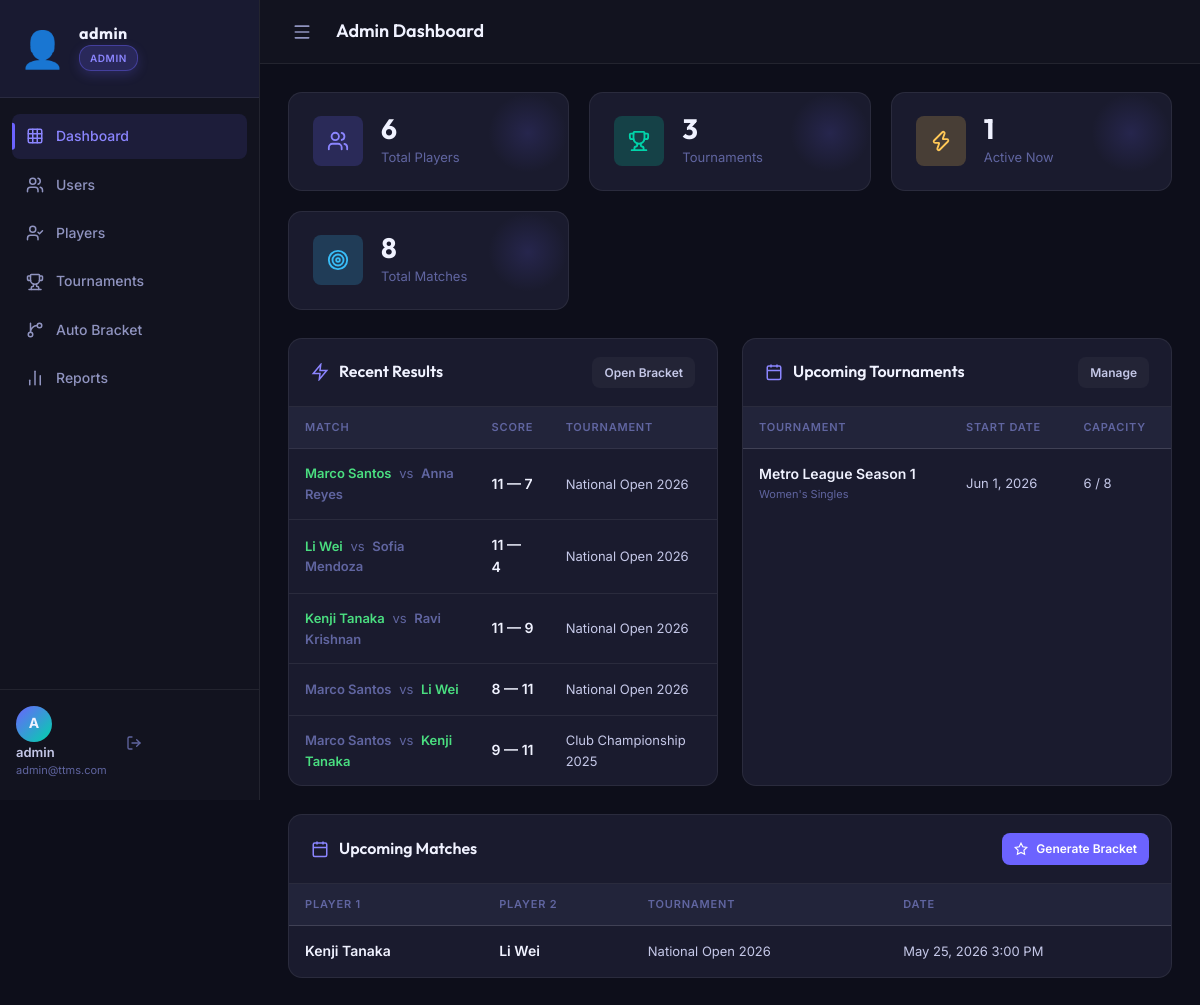
/admin/index.php (signed in), run on an earlier commit of the app's database.
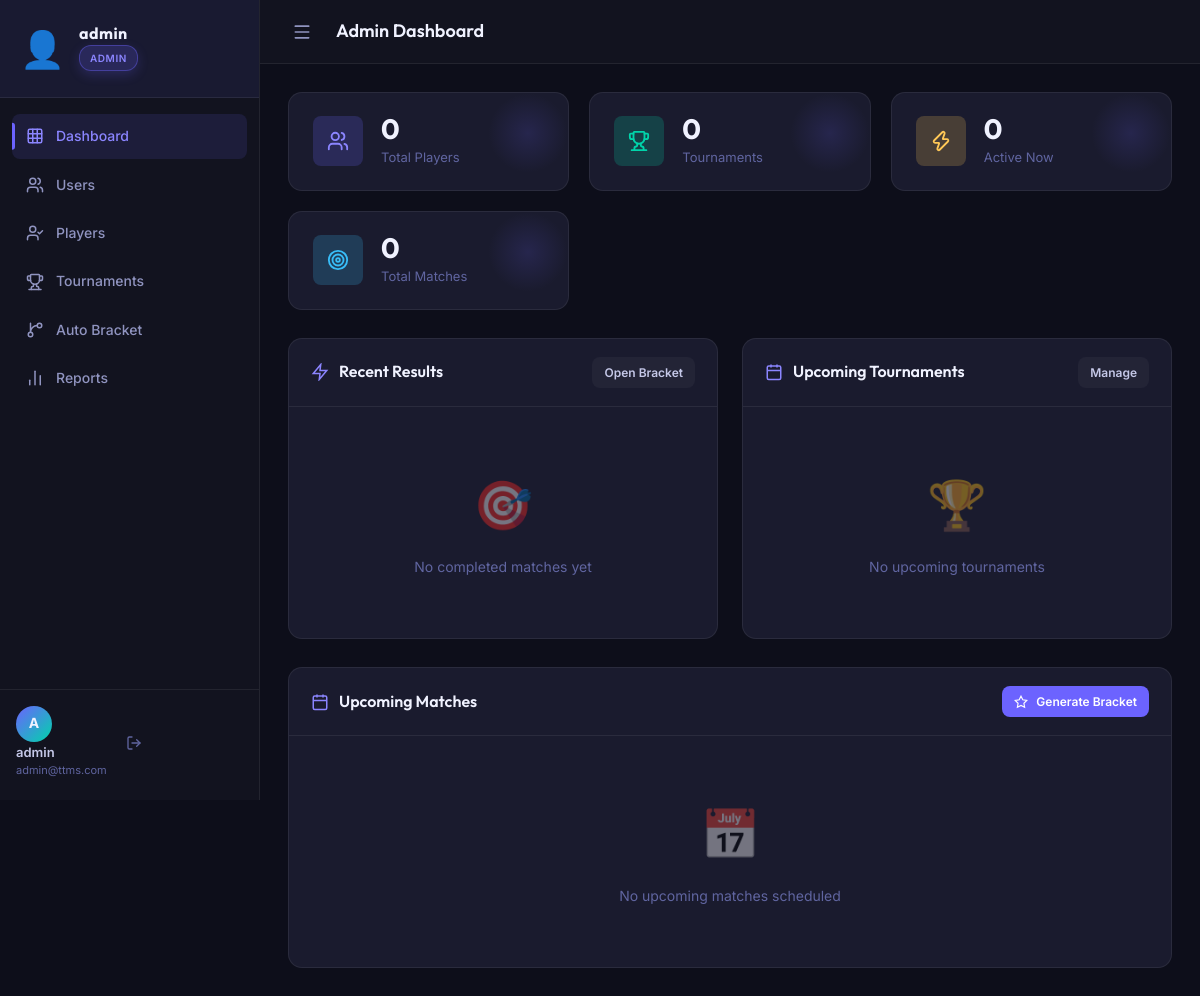
And on a later commit of the database.
### tables this page shows
CREATE TABLE IF NOT EXISTS users (
    id                  INT AUTO_INCREMENT PRIMARY KEY,
    username            VARCHAR(50)  NOT NULL UNIQUE,
    password            VARCHAR(255) NOT NULL,
    email               VARCHAR(100) NOT NULL UNIQUE,
    role                ENUM('admin','organizer','player') NOT NULL DEFAULT 'player',
    is_active           TINYINT(1)   NOT NULL DEFAULT 1,
    auth_method         ENUM('local','google') DEFAULT 'local',
    is_verified         TINYINT(1)   DEFAULT 1,
    verification_token  VARCHAR(255) NULL,
    token_expires       DATETIME     NULL,
    created_at          TIMESTAMP    DEFAULT CURRENT_TIMESTAMP,
    updated_at          TIMESTAMP    DEFAULT CURRENT_TIMESTAMP ON UPDATE CURRENT_TIMESTAMP
);

CREATE TABLE IF NOT EXISTS matches (
    id              INT AUTO_INCREMENT PRIMARY KEY,
    tournament_id   INT          NOT NULL,
    player1_id      INT          NULL,
    player2_id      INT          NULL,
    player1_guest_id INT         NULL,
    player2_guest_id INT         NULL,
    winner_id       INT          DEFAULT NULL,
    winner_guest_id INT          NULL,
    player1_score   INT          DEFAULT 0,
    player2_score   INT          DEFAULT 0,
    set_scores      VARCHAR(255) DEFAULT NULL,
    round           INT          NOT NULL DEFAULT 1,
    round_name      VARCHAR(50)  DEFAULT 'Round 1',
    match_date      DATETIME,
    table_number    INT          DEFAULT 1,
    status          ENUM('scheduled','ongoing','completed','walkover') NOT NULL DEFAULT 'scheduled',
    notes           TEXT,
    created_at      TIMESTAMP    DEFAULT CURRENT_TIMESTAMP,
    updated_at      TIMESTAMP    DEFAULT CURRENT_TIMESTAMP ON UPDATE CURRENT_TIMESTAMP,
    FOREIGN KEY (tournament_id)    REFERENCES tournaments(id)       ON DELETE CASCADE,
    FOREIGN KEY (player1_id)       REFERENCES players(id)           ON DELETE CASCADE,
    FOREIGN KEY (player2_id)       REFERENCES players(id)           ON DELETE CASCADE,
    FOREIGN KEY (winner_id)        REFERENCES players(id)           ON DELETE SET NULL,
    FOREIGN KEY (player1_guest_id) REFERENCES tournament_guests(id) ON DELETE CASCADE,
    FOREIGN KEY (player2_guest_id) REFERENCES tournament_guests(id) ON DELETE CASCADE,
    FOREIGN KEY (winner_guest_id)  REFERENCES tournament_guests(id) ON DELETE SET NULL
);

CREATE TABLE IF NOT EXISTS tournaments (
    id               INT AUTO_INCREMENT PRIMARY KEY,
    organizer_id     INT          NOT NULL,
    name             VARCHAR(150) NOT NULL,
    category         VARCHAR(100) NOT NULL DEFAULT 'Open Singles',
    description      TEXT,
    format           ENUM('single_elimination','round_robin','double_elimination') NOT NULL DEFAULT 'single_elimination',
    status           ENUM('upcoming','ongoing','completed','cancelled') NOT NULL DEFAULT 'upcoming',
    max_players      INT          NOT NULL DEFAULT 16,
    start_date       DATE         NOT NULL,
    end_date         DATE,
    venue            VARCHAR(150),
    prize_pool       VARCHAR(100),
    prize_champion   VARCHAR(100),
    prize_2nd        VARCHAR(100),
    prize_3rd        VARCHAR(100),
    prize_4th        VARCHAR(100),
    registration_fee VARCHAR(100),
    created_at           TIMESTAMP    DEFAULT CURRENT_TIMESTAMP,
    updated_at           TIMESTAMP    DEFAULT CURRENT_TIMESTAMP ON UPDATE CURRENT_TIMESTAMP,
    proofs_delete_after  DATETIME     NULL DEFAULT NULL,
    FOREIGN KEY (organizer_id) REFERENCES users(id) ON DELETE CASCADE
);

### admin/index.php (the view, shortened to what the rows shown need)
<?php
$pageTitle = 'Admin Dashboard';
require_once __DIR__ . '/../includes/auth.php';
requireRole('admin');
require_once __DIR__ . '/../modules/tournaments/tournament_functions.php';
require_once __DIR__ . '/../modules/matches/match_functions.php';
$recentMatches    = getRecentMatches(5);
$upcomingMatches  = getUpcomingMatches(5);
require_once __DIR__ . '/../includes/header.php';
?>
<div class="content-grid">
    <div class="card">
        <div class="card-body" style="padding:0">
            <?php if (empty($recentMatches)): ?>
                <div class="empty-state"><div class="empty-icon">🎯</div><p>No completed matches yet</p></div>
            <?php else: ?>
            <table class="data-table" id="recentMatchesTable">
                <thead><tr><th>Match</th><th>Score</th><th>Tournament</th></tr></thead>
                <tbody>
                <?php foreach ($recentMatches as $m): ?>
                <tr>
                    <td>
                        <div style="font-size:13px;">
                            <span style="color:<?= $m['winner_id']==$m['player1_id']?'var(--success)':'var(--text-400)' ?>;font-weight:600;"><?= e($m['p1_first'].' '.$m['p1_last']) ?></span>
                            <span style="color:var(--text-400);padding:0 4px;">vs</span>
                            <span style="color:<?= $m['winner_id']==$m['player2_id']?'var(--success)':'var(--text-400)' ?>;font-weight:600;"><?= e($m['p2_first'].' '.$m['p2_last']) ?></span>
                        </div>
                    </td>
                    <td>
                        <strong><?= $m['player1_score'] ?> — <?= $m['player2_score'] ?></strong>
                    </td>
                    <td class="text-muted text-sm"><?= e($m['tournament_name']) ?></td>
                </tr>
                <?php endforeach; ?>
                </tbody>
            </table>
            <?php endif; ?>
        </div>
    </div>
    <div class="card">
        <div class="card-body" style="padding:0">
            <?php
            $upcomingT = array_slice(array_filter(getAllTournaments(), function($t) { return $t['status'] === 'upcoming'; }), 0, 5);
            if (empty($upcomingT)):
            ?>
                <div class="empty-state"><div class="empty-icon">🏆</div><p>No upcoming tournaments</p></div>
            <?php else: ?>
            <table class="data-table">
                <thead><tr><th>Tournament</th><th>Start Date</th><th>Capacity</th></tr></thead>
                <tbody>
                <?php foreach ($upcomingT as $t): ?>
                <tr>
                    <td><strong><?= e($t['name']) ?></strong><div class="text-xs text-muted"><?= e($t['category']) ?></div></td>
                    <td class="text-muted text-sm"><?= date('M j, Y', strtotime($t['start_date'])) ?></td>
                    <td class="text-sm font-semibold"><?= $t['registered_count'] ?> / <?= $t['max_players'] ?></td>
                </tr>
                <?php endforeach; ?>
                </tbody>
            </table>
            <?php endif; ?>
        </div>
    </div>
</div>
<div class="card">
    <div class="card-body" style="padding:0">
        <?php if (empty($upcomingMatches)): ?>
            <div class="empty-state"><div class="empty-icon">📅</div><p>No upcoming matches scheduled</p></div>
        <?php else: ?>
        <div class="table-responsive">
        <table class="data-table">
            <thead><tr><th>Player 1</th><th>Player 2</th><th>Tournament</th><th>Date</th></tr></thead>
            <tbody>
            <?php foreach ($upcomingMatches as $m): ?>
            <tr>
                <td><strong><?= e($m['p1_first'].' '.$m['p1_last']) ?></strong></td>
                <td><strong><?= e($m['p2_first'].' '.$m['p2_last']) ?></strong></td>
                <td class="text-sm"><?= e($m['tournament_name']) ?></td>
                <td class="text-sm text-muted"><?= $m['match_date'] ? date('M j, Y g:i A', strtotime($m['match_date'])) : '—' ?></td>
            </tr>
            <?php endforeach; ?>
            </tbody>
        </table>
        </div>
        <?php endif; ?>
    </div>
</div>
<?php require_once __DIR__ . '/../includes/footer.php'; ?>

### includes/header.php (shortened to what the rows shown need)
<?php
require_once __DIR__ . '/auth.php';
$user  = getCurrentUser();
$role  = $user['role'] ?? '';
$displayName = $user['username'] ?? 'User';
$genderEmoji = '👤';
$navLinks = [];
if ($role === 'admin') {
    $navLinks = [
        ['href' => '/TournamentHQ/admin/index.php',                'icon' => 'grid',        'label' => 'Dashboard'],
        ['href' => '/TournamentHQ/admin/manage_users.php',         'icon' => 'users',       'label' => 'Users'],
        ['href' => '/TournamentHQ/admin/manage_players.php',       'icon' => 'user-check',  'label' => 'Players'],
        ['href' => '/TournamentHQ/admin/manage_tournaments.php',   'icon' => 'trophy',      'label' => 'Tournaments'],
        ['href' => '/TournamentHQ/admin/bracket_generator.php',   'icon' => 'git-branch',  'label' => 'Auto Bracket'],
        ['href' => '/TournamentHQ/admin/reports.php',              'icon' => 'bar-chart-2', 'label' => 'Reports'],
    ];
}
$currentPage = basename($_SERVER['PHP_SELF']);
?>
<!DOCTYPE html>
<html lang="en">
<head>
    <link rel="stylesheet" href="https://unpkg.com/lucide-static@latest/font/lucide.css">
    <link rel="stylesheet" href="/TournamentHQ/assets/css/style.css">
</head>
<body>
<?php if ($user): ?>
<aside class="sidebar" id="sidebar">
    <div class="sidebar-logo">
        <div class="logo-container">
            <div class="logo-icon"><?= $genderEmoji ?></div>
        </div>
        <div class="logo-info">
            <div class="logo-title"><?= e($displayName) ?></div>
            <div class="logo-badge <?= e($role) ?>"><?= ucfirst(e($role)) ?></div>
        </div>
    </div>
    <nav class="sidebar-nav">
        <?php foreach ($navLinks as $link):
            $isActive = (basename($link['href']) === $currentPage) ? 'active' : '';
        ?>
        <a href="<?= e($link['href']) ?>" class="nav-link <?= $isActive ?>">
            <i data-lucide="<?= e($link['icon']) ?>"></i>
            <span><?= e($link['label']) ?></span>
        </a>
        <?php endforeach; ?>
    </nav>
    <div class="sidebar-footer">
        <div class="user-info">
            <a href="/TournamentHQ/player/profile.php" class="user-avatar-link" title="View profile">
                <div class="user-avatar"><?= strtoupper(substr($user['username'], 0, 1)) ?></div>
            </a>
            <div class="user-details">
                <span class="user-name"><?= e($user['username']) ?></span>
                <span class="user-email"><?= e($user['email']) ?></span>
            </div>
        </div>
        <a href="/TournamentHQ/includes/logout.php" class="logout-btn" title="Logout" onclick="return confirm('Are you sure you want to log out?');">
            <i data-lucide="log-out"></i>
        </a>
    </div>
</aside>
<div class="main-wrapper">
    <header class="topbar">
        <button class="sidebar-toggle" id="sidebarToggle">
            <i data-lucide="menu"></i>
        </button>
        <div class="topbar-title"><?= isset($pageTitle) ? e($pageTitle) : 'Dashboard' ?></div>
    </header>
    <main class="page-content">
<?php endif; ?>

What changed in the data, as far as the page shows it:
removed matches: p1_last "Marco Santos", p2_last "Anna Reyes", player1_score "11", player2_score "7", tournament.name "National Open 2026"
removed matches: p1_last "Li Wei", p2_last "Sofia Mendoza", player1_score "11", player2_score "4", tournament.name "National Open 2026"
removed matches: p1_last "Kenji Tanaka", p2_last "Ravi Krishnan", player1_score "11", player2_score "9", tournament.name "National Open 2026"
removed matches: p1_last "Marco Santos", p2_last "Li Wei", player1_score "8", player2_score "11", tournament.name "National Open 2026"
removed matches: p1_last "Marco Santos", p2_last "Kenji Tanaka", player1_score "9", player2_score "11", tournament.name "Club Championship 2025"
removed tournaments: name "Metro League Season 1", category "Women's Singles", start_date "Jun 1, 2026", registered_count "6", max_players "8"
removed matches: p1_last "Kenji Tanaka", p2_last "Li Wei", tournament.name "National Open 2026", match_date "May 25, 2026 3:00 PM"
Also different on the page:
$totalPlayers: "6" → "0"
$totalTournaments: "3" → "0"
$activeTourneys: "1" → "0"
$totalMatches: "8" → "0"
text no longer shown: "MATCH SCORE TOURNAMENT TOURNAMENT START DATE CAPACITY PLAYER 1 PLAYER 2 TOURNAMENT DATE"
text now shown: "🎯 No completed matches yet 🏆 No upcoming tournaments 📅 No upcoming matches scheduled"
